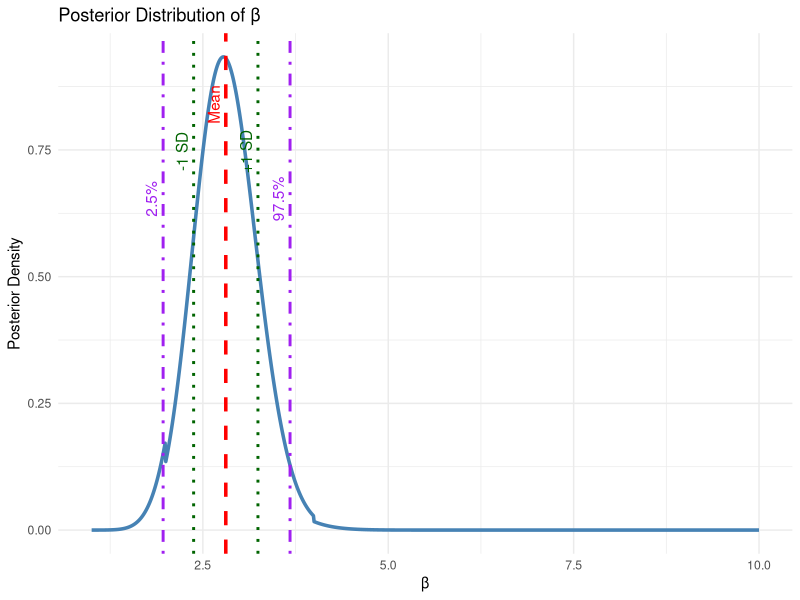
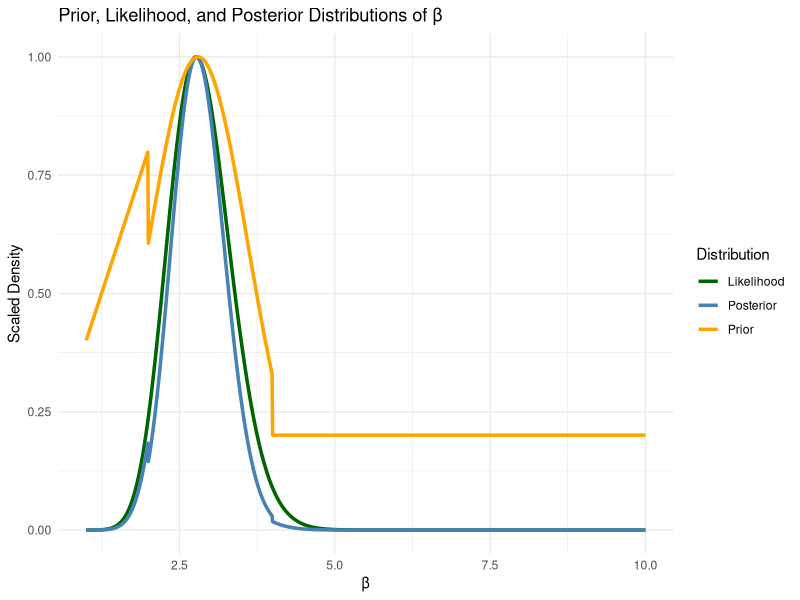
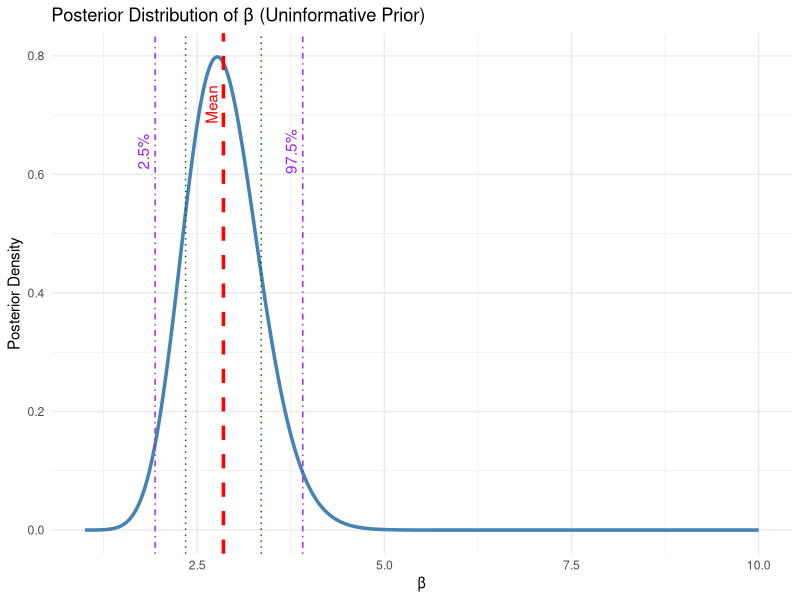
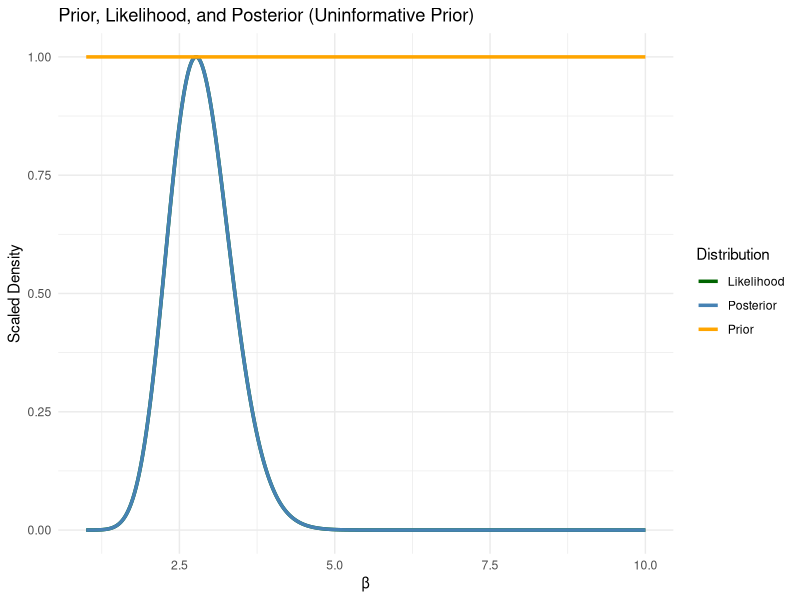

Generate these figures, in order, with R:
#part a

x <- c(0.269, 0.344, 0.802, 0.418, 0.433, 0.835, 0.52, 0.139, 0.243, 0.294,
       0.723, 0.493, 0.504, 0.428, 0.27, 0.53, 0.057, 0.585, 0.288, 0.171)

alpha <- 2
beta_grid <- seq(1, 10, length.out = 1000)

log_likelihood <- sapply(beta_grid, function(b){
  sum(dbeta(x, shape1=alpha, shape2=b, log=TRUE))
  })

prior <- sapply(beta_grid, function(b){
  if (b >= 0.1 && b < 2) {
    return(0.2 * b)
  } else if (b >= 2 && b < 4) {
    return((1 / (0.8 * sqrt(2 * pi))) * exp(-((b - 2.8)^2) / (2 * 0.8^2)))
  } else if (b >= 4 && b <= 10) {
    return(0.1)
  } else {
    return(0)
  }
})

# unnormalized posterior: prior × likelihood
unnorm_posterior <- prior * exp(log_likelihood)

# Normalize the posterior
posterior <- unnorm_posterior / sum(unnorm_posterior * diff(beta_grid)[1])

posterior_mean <- sum(beta_grid * posterior * diff(beta_grid)[1])
posterior_sd <- sqrt(sum((beta_grid - posterior_mean)^2 * posterior * diff(beta_grid)[1]))

cat("Posterior mean of beta:", posterior_mean, "\n")
cat("Posterior SD of beta:", posterior_sd, "\n")

#part b
delta_beta <- diff(beta_grid)[1]
posterior_cdf <- cumsum(posterior * delta_beta)

lower_index <- which.min(abs(posterior_cdf - 0.025))
upper_index <- which.min(abs(posterior_cdf - 0.975))

beta_lower <- beta_grid[lower_index]
beta_upper <- beta_grid[upper_index]

cat("95% Credibility Interval for beta:\n")
cat("[", beta_lower, ",", beta_upper, "]\n")

#part c
library(ggplot2)

df <- data.frame(
  beta = beta_grid,
  density = posterior
)


ggplot(df, aes(x = beta, y = density)) +
  geom_line(color = "steelblue", size = 1.2) +
  
  # Mean line
  geom_vline(xintercept = posterior_mean, color = "red", linetype = "dashed", linewidth = 1.2) +
  
  # SD area (mean ± 1 sd)
  geom_vline(xintercept = posterior_mean - posterior_sd, color = "darkgreen", linetype = "dotted", linewidth = 1) +
  geom_vline(xintercept = posterior_mean + posterior_sd, color = "darkgreen", linetype = "dotted", linewidth = 1) +
  
  # 95% credibility interval
  geom_vline(xintercept = beta_lower, color = "purple", linetype = "dotdash", linewidth = 1) +
  geom_vline(xintercept = beta_upper, color = "purple", linetype = "dotdash", linewidth = 1) +
  
  annotate("text", x = posterior_mean, y = max(posterior) * 0.9, label = "Mean", color = "red", angle = 90, vjust = -0.5) +
  annotate("text", x = posterior_mean - posterior_sd, y = max(posterior) * 0.8, label = "-1 SD", color = "darkgreen", angle = 90, vjust = -0.5) +
  annotate("text", x = posterior_mean + posterior_sd, y = max(posterior) * 0.8, label = "+1 SD", color = "darkgreen", angle = 90, vjust = -0.5) +
  annotate("text", x = beta_lower, y = max(posterior) * 0.7, label = "2.5%", color = "purple", angle = 90, vjust = -0.5) +
  annotate("text", x = beta_upper, y = max(posterior) * 0.7, label = "97.5%", color = "purple", angle = 90, vjust = -0.5) +
  
  labs(
    title = "Posterior Distribution of β",
    x = "β",
    y = "Posterior Density"
  ) +
  theme_minimal()

#part d
prior_scaled <- prior / max(prior)
likelihood <- exp(log_likelihood)
likelihood_scaled <- likelihood / max(likelihood)
posterior_scaled <- posterior / max(posterior)

df <- data.frame(
  beta = beta_grid,
  Prior = prior_scaled,
  Likelihood = likelihood_scaled,
  Posterior = posterior_scaled
)

library(tidyr)

df_long <- pivot_longer(df, cols = c("Prior", "Likelihood", "Posterior"),
                        names_to = "Distribution", values_to = "Density")

ggplot(df_long, aes(x = beta, y = Density, color = Distribution)) +
  geom_line(size = 1.2) +
  labs(
    title = "Prior, Likelihood, and Posterior Distributions of β",
    x = "β",
    y = "Scaled Density"
  ) +
  scale_color_manual(values = c("Prior" = "orange", "Likelihood" = "darkgreen", "Posterior" = "steelblue")) +
  theme_minimal()

#optional
prior_uniform <- rep(1, length(beta_grid))

log_likelihood_uniform <- sapply(beta_grid, function(b) {
  sum(dbeta(x, shape1 = alpha, shape2 = b, log = TRUE))
})

unnorm_post_uniform <- exp(log_likelihood_uniform) * prior_uniform

posterior_uniform <- unnorm_post_uniform / sum(unnorm_post_uniform * delta_beta)

posterior_mean_u <- sum(beta_grid * posterior_uniform * delta_beta)
posterior_sd_u <- sqrt(sum((beta_grid - posterior_mean_u)^2 * posterior_uniform * delta_beta))

cat("Posterior mean (uniform prior):", posterior_mean_u, "\n")
cat("Posterior SD (uniform prior):", posterior_sd_u, "\n")

posterior_cdf_u <- cumsum(posterior_uniform * delta_beta)

lower_index_u <- which.min(abs(posterior_cdf_u - 0.025))
upper_index_u <- which.min(abs(posterior_cdf_u - 0.975))
beta_lower_u <- beta_grid[lower_index_u]
beta_upper_u <- beta_grid[upper_index_u]

cat("95% credibility interval (uniform prior): [",
    beta_lower_u, ",", beta_upper_u, "]\n")


df_u <- data.frame(
  beta = beta_grid,
  density = posterior_uniform
)

ggplot(df_u, aes(x = beta, y = density)) +
  geom_line(color = "steelblue", size = 1.2) +
  geom_vline(xintercept = posterior_mean_u, color = "red", linetype = "dashed", linewidth = 1.2) +
  geom_vline(xintercept = posterior_mean_u - posterior_sd_u, color = "darkgreen", linetype = "dotted") +
  geom_vline(xintercept = posterior_mean_u + posterior_sd_u, color = "darkgreen", linetype = "dotted") +
  geom_vline(xintercept = beta_lower_u, color = "purple", linetype = "dotdash") +
  geom_vline(xintercept = beta_upper_u, color = "purple", linetype = "dotdash") +
  annotate("text", x = posterior_mean_u, y = max(posterior_uniform) * 0.9, label = "Mean", color = "red", angle = 90, vjust = -0.5) +
  annotate("text", x = beta_lower_u, y = max(posterior_uniform) * 0.8, label = "2.5%", color = "purple", angle = 90, vjust = -0.5) +
  annotate("text", x = beta_upper_u, y = max(posterior_uniform) * 0.8, label = "97.5%", color = "purple", angle = 90, vjust = -0.5) +
  labs(
    title = "Posterior Distribution of β (Uninformative Prior)",
    x = "β",
    y = "Posterior Density"
  ) +
  theme_minimal()

prior_scaled_u <- prior_uniform / max(prior_uniform)
likelihood_scaled_u <- exp(log_likelihood_uniform) / max(exp(log_likelihood_uniform))
posterior_scaled_u <- posterior_uniform / max(posterior_uniform)

df_all_u <- data.frame(
  beta = beta_grid,
  Prior = prior_scaled_u,
  Likelihood = likelihood_scaled_u,
  Posterior = posterior_scaled_u
)

df_long_u <- pivot_longer(df_all_u, cols = c("Prior", "Likelihood", "Posterior"),
                          names_to = "Distribution", values_to = "Density")

ggplot(df_long_u, aes(x = beta, y = Density, color = Distribution)) +
  geom_line(size = 1.2) +
  labs(
    title = "Prior, Likelihood, and Posterior (Uninformative Prior)",
    x = "β",
    y = "Scaled Density"
  ) +
  scale_color_manual(values = c("Prior" = "orange", "Likelihood" = "darkgreen", "Posterior" = "steelblue")) +
  theme_minimal()
